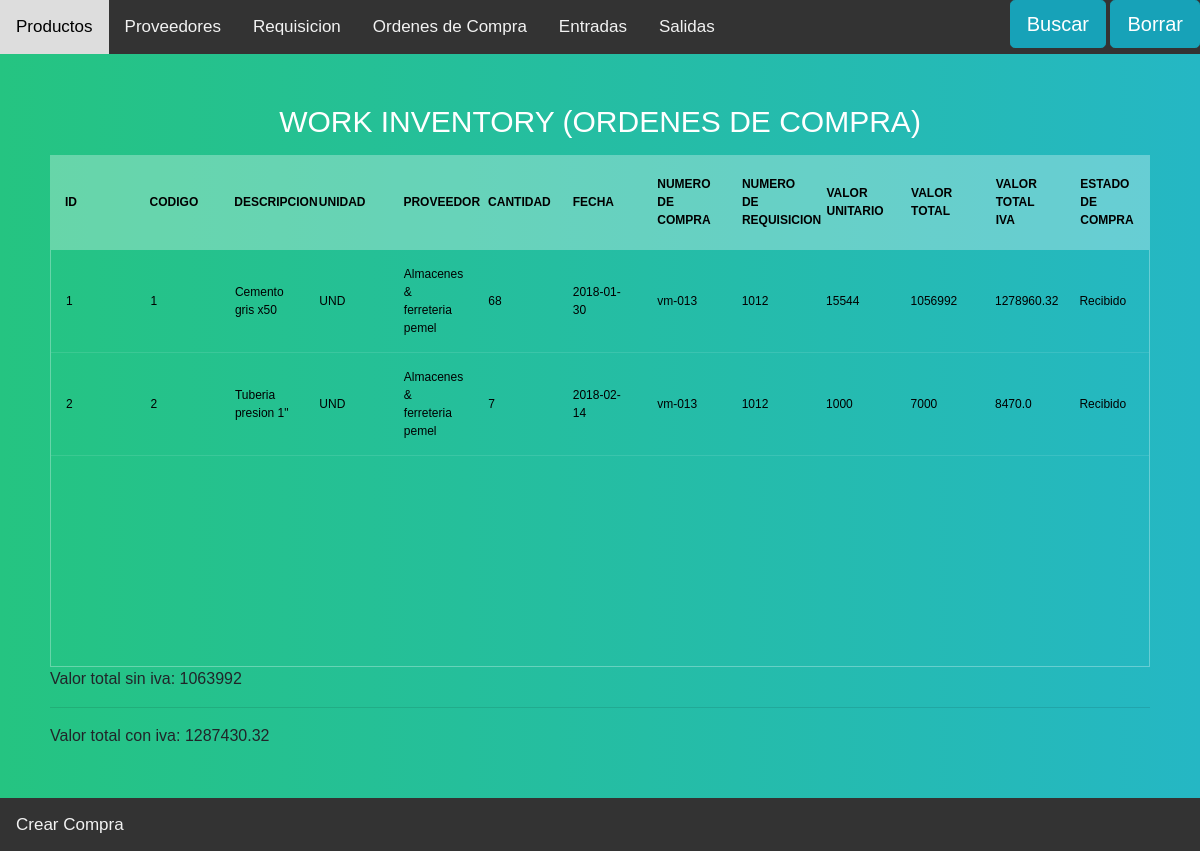
Page /Buy_Order on the earlier database version.
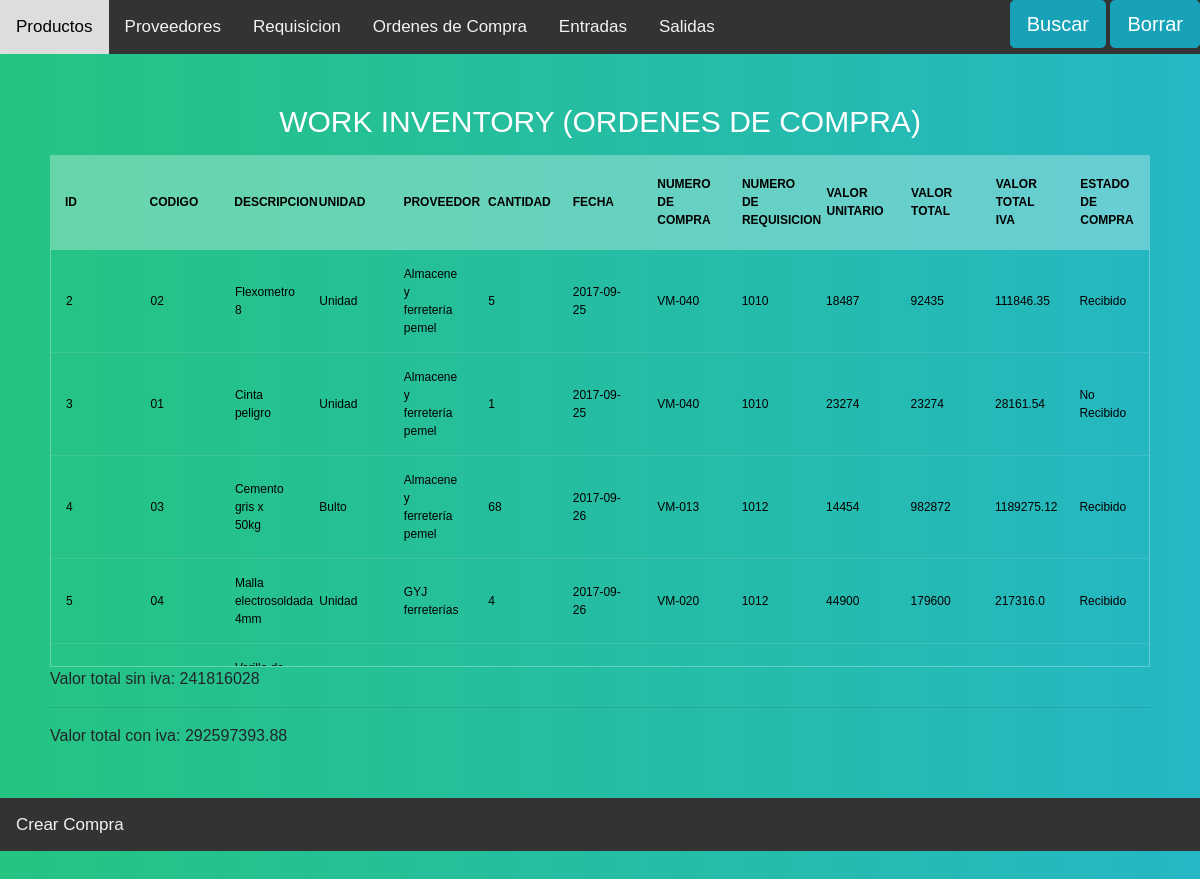
Same page on the later database version.
### models.py (models this page shows)
class Products(db.Model):
    __tablename__="Products"
    Identifier = db.Column(db.String(100), primary_key=True)
    Description = db.Column(db.String(100))
    Units= db.Column(db.String(100))
    Tickets_now = db.Column(db.Integer, default = 0)
    Departures_now = db.Column(db.Integer, default = 0)
    balance_now  = db.Column(db.Integer, default = 0)
    Ticket = db.relationship('Tickets', backref='Products')
    Departures = db.relationship('Departures', backref='Products')
    Requisition = db.relationship('Requisition', backref='Products')
    Buy_order = db.relationship('Buy_order', backref='Products')

class Provider(db.Model):
    __tablename__="Provider"
    Identifier = db.Column(db.String(100), primary_key=True)
    Name = db.Column(db.String(100))
    Ced = db.Column(db.String(100))
    Address = db.Column(db.String(100))
    Buy_Order= db.relationship('Buy_order', backref='Provider')
    Entrada = db.relationship('Tickets')

class Buy_order(db.Model):
    __tablename__="Buy_order"
    id= db.Column(db.Integer, autoincrement=True,primary_key=True)
    date = db.Column(db.String(100))
    Value_U = db.Column(db.Integer)
    Value_T = db.Column(db.Integer)
    Value_T_Iva = db.Column(db.Float)
    N_compra = db.Column(db.String(100))
    State = db.Column(db.String(100), default = "No recibida")
    Products_id = db.Column(db.String(255), db.ForeignKey('Products.Identifier'))
    Provider_id = db.Column(db.String(255), db.ForeignKey('Provider.Identifier'))
    Requisition = db.Column(db.String(255), db.ForeignKey('Requisition.N_Requisition'))

### app.py (the view, shortened to what this page needs)
@app.route('/Buy_Order', methods=['GET','POST'])
def Buy_Order_table():
    search_form = forms.Search(request.form)
    Final = 0
    Final_Iva = 0
    Orders = {}
    for ID,date,N_Compra,Value_U,Value_T,Value_T_Iva,State,Product_id,Provider_id,Requisition_id in  db.session.query(Buy_order.id,
                                                                                                                Buy_order.date,
                                                                                                                Buy_order.N_compra,
                                                                                                                Buy_order.Value_U,
                                                                                                                Buy_order.Value_T,
                                                                                                                Buy_order.Value_T_Iva,
                                                                                                                Buy_order.State,
                                                                                                                Buy_order.Products_id,
                                                                                                                Buy_order.Provider_id,
                                                                                                                Buy_order.Requisition):
                New_Requisition= Requisition.query.filter_by(N_Requisition=Requisition_id).all()
                Product = Products.query.filter_by(Identifier=Product_id).first()
                Provider_v = Provider.query.filter_by(Identifier=Provider_id).first()
                for R in New_Requisition:
                    if(R.Products_id == Product.Identifier):
                        Temp = {}
                        Temp['ID'] = ID
                        Temp['Date'] = date
                        Temp['Amount'] = R.amount
                        Temp['Number_Compra'] = N_Compra
                        Temp['Value_U'] = Value_U
                        Temp['Value_T'] = Value_T
                        Temp['Value_T_Iva'] = Value_T_Iva
                        Temp['Requisition'] = Requisition_id
                        Temp['Ident'] = Product.Identifier
                        Temp['Name'] = Provider_v.Name
                        Temp['Ced'] = Provider_v.Ced
                        Temp['Address'] = Provider_v.Address
                        Temp['Units'] = Product.Units
                        Temp['Description'] = Product.Description
                        Temp['State'] = State
                        Final = Final + Value_T
                        Final_Iva = Final_Iva + Value_T_Iva
                        Orders[ID] = Temp
    return render_template('Buy_Order.html',Inventory = Orders, form=search_form, T = Final, T_iva = Final_Iva)

### templates/Buy_Order.html (shortened to what this page needs)
{% extends  'Header.html'%}
{% block search %}
<div class="topnav-right">
<button type="button"  class="btn btn-info btn-lg" data-toggle="modal" data-target="#myModal">Buscar</button>
  {% from "_macro.html" import render %}
<button type="button"  class="btn btn-info btn-lg" data-toggle="modal" data-target="#myModal2">Borrar</button>
  {% from "_macro.html" import render %}
</div>
{% endblock %}
{% block content %}
      <section>
    <h1>Work inventory  (Ordenes de compra) </h1>
    <div class="tbl-header">
      <table cellpadding="0" cellspacing="0" border="0">
        <thead>
          <tr>
            <tr >
              <th class="cell100 column1">ID</th>
              <th class="cell100 column1">Codigo</th>
              <th class="cell100 column3">Descripcion</th>
              <th class="cell100 column3">Unidad</th>
              <th class="cell100 column1">Proveedor</th>
              <th class="cell100 column3">Cantidad</th>
              <th class="cell100 column3">Fecha</th>
              <th class="cell100 column3">Numero de compra</th>
              <th class="cell100 column3">Numero de requisicion</th>
              <th class="cell100 column3">Valor Unitario</th>
              <th class="cell100 column3">Valor total</th>
              <th class="cell100 column3">Valor total iva</th>
              <th class="cell100 column3">Estado de compra</th>
          </tr>
        </thead>
      </table>
    </div>
    <div class="tbl-content">
      <table cellpadding="0" cellspacing="0" border="0">
        <tbody>
            {% for key in Inventory.keys() %}
              <tr>
                <td>{{Inventory[key]['ID']}}</td>
                <td>{{Inventory[key]['Ident']}}</td>
                <td>{{Inventory[key]['Description']}}</td>
                <td>{{Inventory[key]['Units']}}</td>
                <td>{{Inventory[key]['Name']}}</td>
                <td>{{Inventory[key]['Amount']}}</td>
                <td>{{Inventory[key]['Date']}}</td>
                <td>{{Inventory[key]['Number_Compra']}}</td>
                <td>{{Inventory[key]['Requisition']}}</td>
                <td>{{Inventory[key]['Value_U']}}</td>
                <td>{{Inventory[key]['Value_T']}}</td>
                <td>{{Inventory[key]['Value_T_Iva']}}</td>
                <td>{{Inventory[key]['State']}}</td>
              </tr>
            {% endfor %}
        </tbody>
      </table>
    </div>
    <tr type="txt"> Valor total sin iva: {{T}}</tr>
    <hr>
    <tr  type="txt"> Valor total con iva: {{T_iva}}</tr>
  </section>
{% endblock %}
  {% block footer %}
  <div class="topnav">
    <a href="http://127.0.0.1:8888/Create_Buy_Order">Crear Compra</a>
    </div>
  {% endblock%}

### templates/Header.html (shortened to what this page needs)
<!DOCTYPE html>
<html lang="en">
<head>
	<link rel="stylesheet" href="https://maxcdn.bootstrapcdn.com/bootstrap/4.0.0/css/bootstrap.min.css">
</head>
<body>
    <div class="topnav">
      <a href="http://127.0.0.1:8888/Products">Productos</a>
			<a href="http://127.0.0.1:8888/Provider">Proveedores</a>
			<a href="http://127.0.0.1:8888/Requisition">Requisicion</a>
			<a href="http://127.0.0.1:8888/Buy_Order">Ordenes de Compra</a>
      <a href="http://127.0.0.1:8888/Tickets">Entradas</a>
      <a  href="http://127.0.0.1:8888/Despartures">Salidas</a>
  		{% block search %}
			{% endblock %}
  </div>
		{% block content %}
		{% endblock %}
		{%  block footer %}
		{% endblock %}
  </body>
	</html>

### templates/Header.html (style rules this page uses)
h1 { font-size: 30px; color: #fff; text-transform: uppercase; font-weight: 300; text-align: center; margin-bottom: 15px; }
table { width:100%; table-layout: fixed; }
.tbl-header { background-color: rgba(255,255,255,0.3); }
.tbl-content { height: 418px; overflow-x:auto; margin-top: 0px; border: 1px solid rgba(255,255,255,0.3); }
th { padding: 20px 15px; text-align: left; font-weight: 600; font-size: 12px; color: #000000; text-transform: uppercase; }
td { padding: 15px; text-align: left; vertical-align:middle; font-weight: 500; font-size: 12px; color: #000000; border-bottom: solid 1px rgba(255,255,255,0.1); }
body { background: -webkit-linear-gradient(left, #25c481, #25b7c4); background: linear-gradient(to right, #25c481, #25b7c4); font-family: 'Roboto', sans-serif; }
section { margin: 50px; }
body { margin: 0; font-family: Arial, Helvetica, sans-serif; }
.topnav { overflow: hidden; background-color: #333; }
.topnav a { float: left; color: #f2f2f2; text-align: center; padding: 14px 16px; text-decoration: none; font-size: 17px; }
.topnav-right { float: right; }

Differences in the rows shown:
removed Products: Description "Cemento gris x50", Units "UND"
removed Provider: Name "Almacenes & ferreteria pemel" "Almacenes & ferreteria pemel"
removed Buy_order: date "2018-01-30", N_compra "vm-013", Requisition "1012", Value_U "15544", Value_T "1056992", Value_T_Iva "1278960.32", State "Recibido"
removed Products: Description "Tuberia presion 1\"", Units "UND"
added Products: Identifier "02", Description "Flexometro 8", Units "Unidad"
added Provider: Name "Almacene y ferretería pemel" "Almacene y ferretería pemel" "Almacene y ferretería pemel"
added Products: Identifier "01", Description "Cinta peligro", Units "Unidad"
added Buy_order: date "2017-09-25", N_compra "VM-040", Requisition "1010", Value_U "23274", Value_T "23274", Value_T_Iva "28161.54", State "No Recibido"
added Products: Identifier "03", Description "Cemento gris x 50kg", Units "Bulto"
added Buy_order: date "2017-09-26", N_compra "VM-013", Requisition "1012", Value_U "14454", Value_T "982872", Value_T_Iva "1189275.12", State "Recibido"
added Products: Identifier "04", Description "Malla electrosoldada 4mm", Units "Unidad"
added Provider: Name "GYJ ferreterías"
added Buy_order: date "2017-09-26", N_compra "VM-020", Requisition "1012", Value_U "44900", Value_T "179600", Value_T_Iva "217316.0", State "Recibido"
Other differences:
{{ T }}: "1063992" → "241816028"
{{ T_iva }}: "1287430.32" → "292597393.88"
new list line: "2 5"
new list line: "2017-09-25 VM-040 1010 18487 92435 111846.35 Recibido"
new list line: "3 1"
new list line: "4 68"
new list line: "5 4"
list line gone: "1 1 68"
list line gone: "2 2 7"
list line gone: "2018-02-14 vm-013 1012 1000 7000 8470.0 Recibido"
